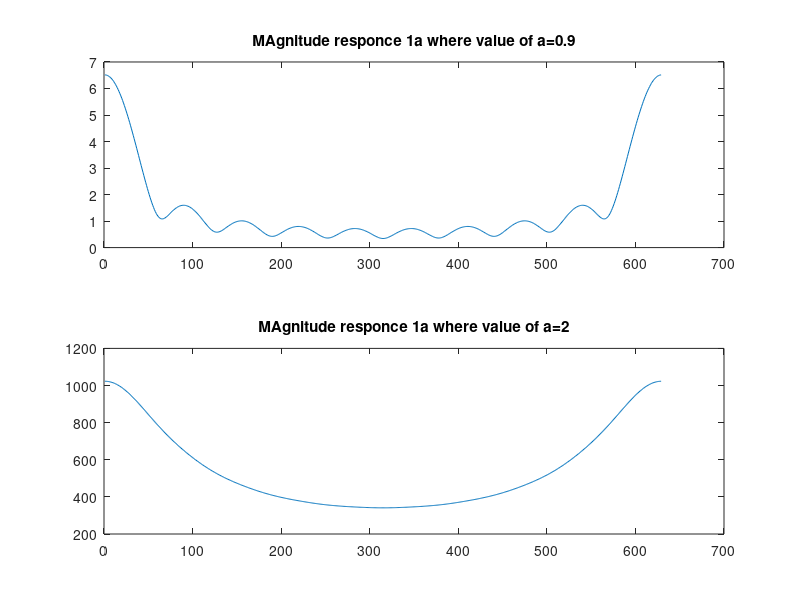
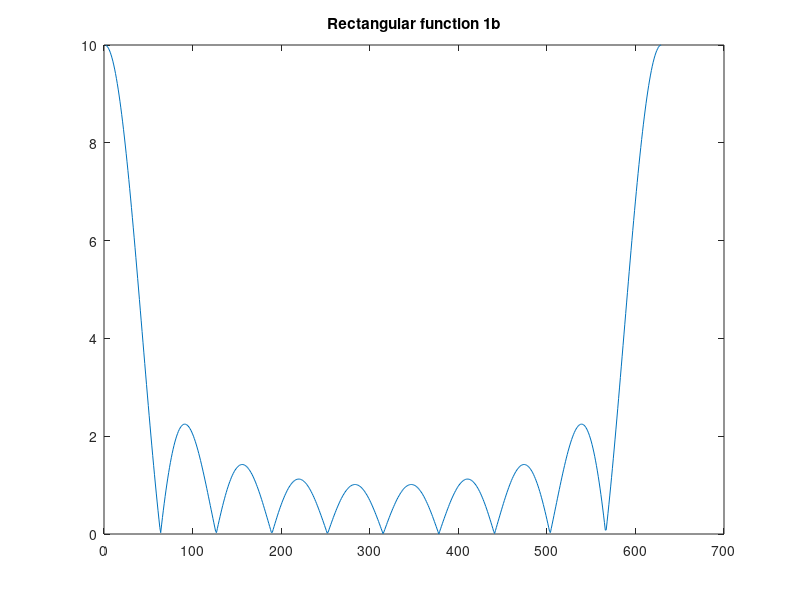
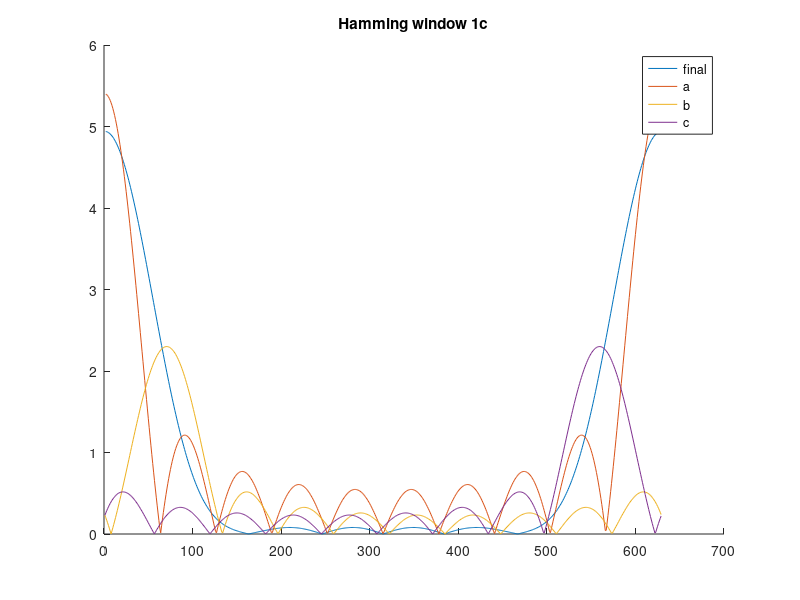
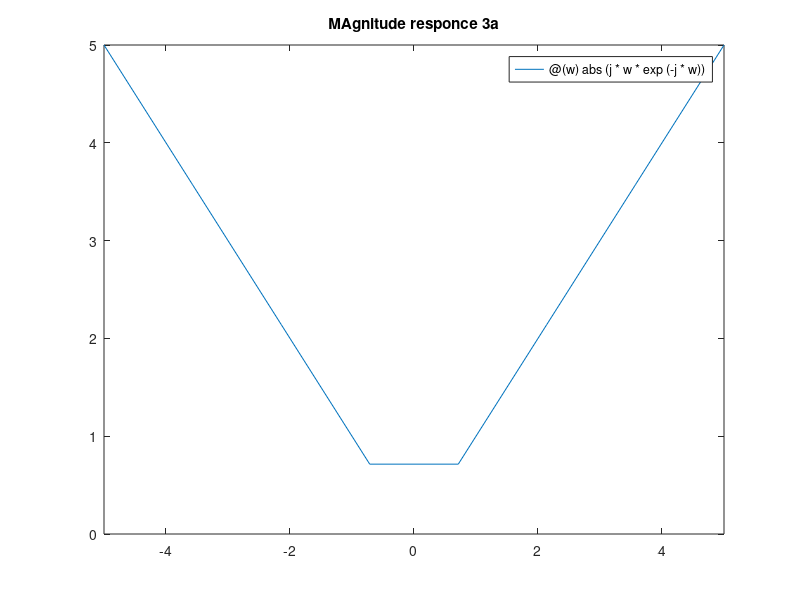

MATLAB code for these plots, in order:
clear all; close all; clc;
%1a
N=10;
% w=-pi:0.01:pi;
w=0:0.01:2*pi
a=0.9;
num=(1-((a^N)*exp(-j*w*N)))
den= (1-(a*exp(-j*w)))
afunc=(num./den) 
a=2;
num=(1-((a^N)*exp(-j*w*N)))
den= (1-(a*exp(-j*w)))
afunc1=(num./den) 
figure();
subplot(2,1,1);
plot(abs(afunc));
title('MAgnitude responce 1a where value of a=0.9');
subplot(2,1,2);
plot(abs(afunc1));
title('MAgnitude responce 1a where value of a=2');
pic1= sin(w*N/2)./sin(w/2)
figure();
plot(abs(pic1))
% a= @(w) 0.54*sin(w*N/2)/sin(w/2)
% b=@(w) 0.23*sin((N/2)*(w-((2*pi)/(N-1))))/sin((1/2)*(w-((2*pi)/(N-1)))) 
% c=@(w) 0.23*sin((N/2)*(w+((2*pi)/(N-1))))/sin((1/2)*(w+((2*pi)/(N-1))))
a=  0.54*sin(w*N/2)./sin(w/2)
b=0.23*sin((N/2)*(w-((2*pi)/(N-1))))./sin((1/2)*(w-((2*pi)/(N-1)))) 
c=0.23*sin((N/2)*(w+((2*pi)/(N-1))))./sin((1/2)*(w+((2*pi)/(N-1))))
title('Rectangular function 1b');
%  pic2=@(w) 0.54*sin(w*N/2)/sin(w/2) + 0.23*sin((N/2)*(w-((2*pi)/(N-1))))/sin((1/2)*(w-((2*pi)/(N-1)))) + 0.23*sin((N/2)*(w+((2*pi)/(N-1))))/sin((1/2)*(w+((2*pi)/(N-1))))
pic2=0.54*sin(w*N/2)./sin(w/2) + 0.23*sin((N/2)*(w-((2*pi)/(N-1))))./sin((1/2)*(w-((2*pi)/(N-1)))) + 0.23*sin((N/2)*(w+((2*pi)/(N-1))))./sin((1/2)*(w+((2*pi)/(N-1))))
figure();
hold on;

plot(abs(pic2))
plot(abs(a))
plot(abs(b))
plot(abs(c))
legend('final','a','b','c')
title('Hamming window 1c')
% n=-pi:0.01:pi;

pic= @(w) abs(j*w*exp(-j*w));
figure();
fplot(pic);
title('MAgnitude responce 3a');
pic1221= @(w) angle(j*w*exp(-j*w));
figure();
fplot(pic1221);
title('Phase plot 3a');

for n= 0:9 
    y(n+1)=(-1).^(n+1)/(n-5);
end
figure()
stem(y);
title('Plot for 3b');
for n= 0:9 
    y(n+1)=(-1).^(n)/(pi*(n-5)^2);
end
figure()
stem(y);
title('Plot for 3b');
%6
r = 0.9;
omega_0 = 0.1*pi;
eqn = @(x) 0.25*(0.9.^(3*x)).*((cos(omega_0*x*3)) + 3*cos(omega_0*x));
n = [-100:1:100];
F_last = (1/128)*fft(eqn(n),128);
figure();
plot(abs(F_last))
title('Plot for 6');
